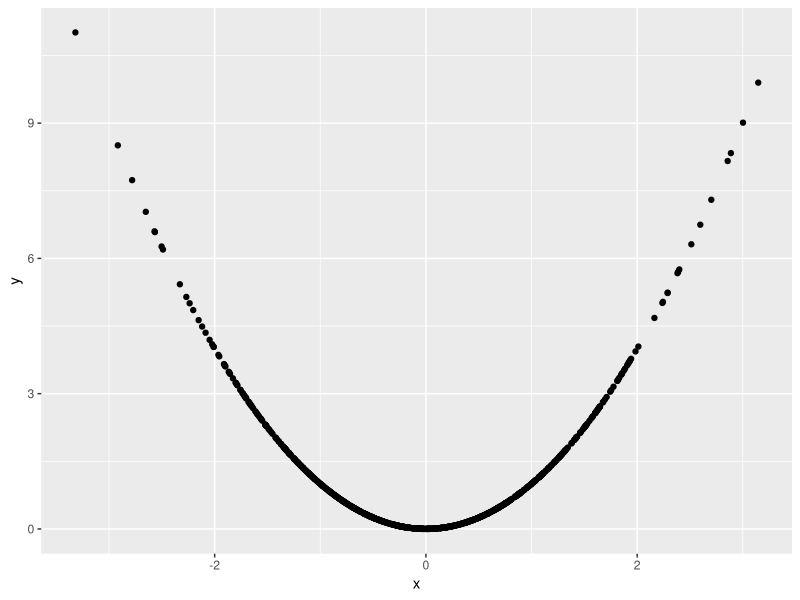

Source code (R):
## ---- chunk 1
library(tidyverse)


plot_df = tibble(
x = rnorm(1000),
y = x^2
)

ggplot(data = plot_df, aes(x = x, y = y)) + geom_point()
